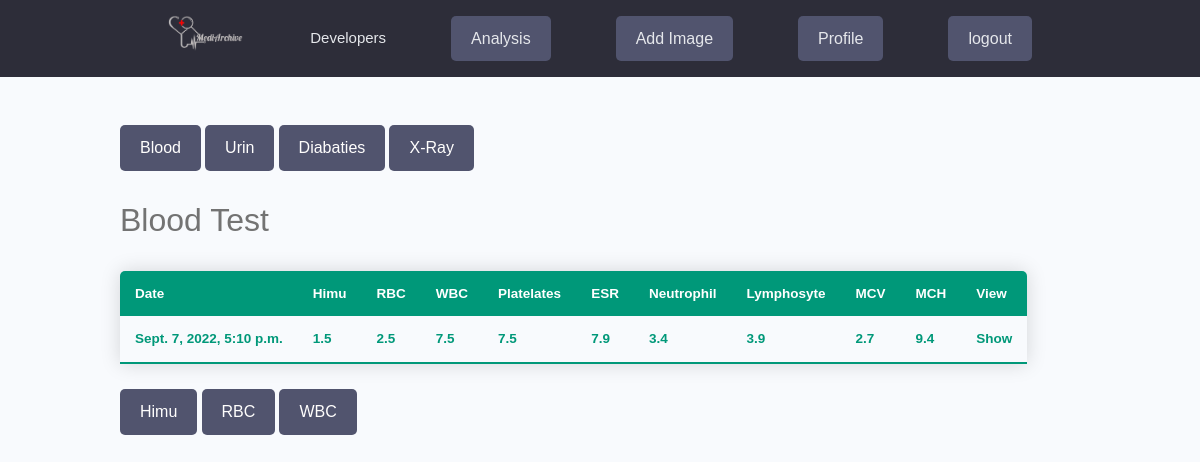
/bloodAnalysis/ (signed in), run on the app's committed database.
### medical_report/models.py (models this page shows, shortened)
class Blood_report(models.Model):
    blood_owner = models.ForeignKey(Profile,null=True,blank=True,on_delete=models.CASCADE)
    Hemoglobin = models.FloatField(null=True, blank=True)
    RBC = models.FloatField(null=True, blank=True)
    WBC = models.FloatField(null=True, blank=True)
    Platelets = models.FloatField(null=True, blank=True)
    ESR = models.FloatField(null=True, blank=True)
    Neutrophil = models.FloatField(null=True, blank=True)
    Lymphocyte = models.FloatField(null=True, blank=True)
    MCV = models.FloatField(null=True, blank=True)
    MCH = models.FloatField(null=True, blank=True)
    created = models.DateTimeField(auto_now_add=True, blank=False)
    id = models.UUIDField(default=uuid.uuid4,unique=True,primary_key=True,editable=False)

### medical_report/views.py (the view)
# urls.py: path('bloodAnalysis/',bloodAnalysis,name='bloodAnalysis'),
@login_required(login_url='login')
def bloodAnalysis(request):
    blood_reports = Blood_report.objects.all()
    context = {
        'blood_reports': blood_reports,
    }
    return render(request, "medical_report/blood_analysis.html",context)

### medical_report/templates/medical_report/blood_analysis.html
{% extends 'main.html' %}
{% load static %}
{% block content  %}
<div class="container">
    <br><br>
        <a href="{% url 'bloodAnalysis' %}" class="btn btn--sub">Blood</a>
        <a href="{% url 'urinAnalysis' %}" class="btn btn--sub">Urin</a>
        <a href="" class="btn btn--sub">Diabaties</a>
        <a href="" class="btn btn--sub">X-Ray</a>
    <br><br>
    <div class=" ">
        <h3>Blood Test</h3>
        <table class="content-table">
            <thead>
            <tr>
                <th>Date</th>
                <th>Himu</th>
                <th>RBC</th>
                <th>WBC</th>
                <th>Platelates</th>
                <th>ESR</th>
                <th>Neutrophil</th>
                <th>Lymphosyte</th>
                <th>MCV</th>
                <th>MCH</th>
                <td>View</td>
            </tr>
            </thead>
            <tbody >
            {% for blood_report in blood_reports %}
            <tr class="active-row">
                <td>{{  blood_report.created }}</td>
                <td>{{  blood_report.Hemoglobin }}</td>
                <td>{{  blood_report.RBC }}</td>
                <td>{{  blood_report.WBC }}</td>
                <td>{{  blood_report.Platelets }}</td>
                <td>{{  blood_report.ESR }}</td>
                <td>{{  blood_report.Neutrophil }}</td>
                <td>{{  blood_report.Lymphocyte }}</td>
                <td>{{  blood_report.MCV }}</td>
                <td>{{  blood_report.MCH }}</td>
                <td>Show</td>
            </tr>
            {% endfor %}
            </tbody>
        </table>
        <a href="" class="btn btn--sub">Himu</a>
        <a href="" class="btn btn--sub">RBC</a>
        <a href="" class="btn btn--sub">WBC</a>
    </div>
</div>
{% endblock  %}

### static/styles/app.css (style rules this page uses)
:root { --color-sub: #2d2d39; }
.btn--sub { background-color: var(--color-sub-light); }

### static/styles/a.css (style rules this page uses)
* { font-family: sans-serif; }
.content-table { border-collapse: collapse; margin: 25px 0; font-size: 0.9em; min-width: 400px; border-radius: 5px 5px 0 0; overflow: hidden; box-shadow: 0 0 20px rgba(0, 0, 0, 0.15); }
.content-table thead tr { background-color: #009879; color: #ffffff; text-align: left; font-weight: bold; }
.content-table th, .content-table td { padding: 12px 15px; }
.content-table tbody tr { border-bottom: 1px solid #dddddd; }
.content-table tbody tr:last-of-type { border-bottom: 2px solid #009879; }
.content-table tbody tr.active-row { font-weight: bold; color: #009879; }

### static/uikit/styles/modules/_variables.css (style rules this page uses)
:root { --color-main: #5aa5b9; --color-main-light: #e6faff; --color-sub: #3f4156; --color-sub-light: #51546e; --color-sub-lighter: #ededfd; --color-text: #737373; --color-gray: #8b8b8b; --color-light: #e5e7eb; --color-light-gray: #767676; --color-bg: #f8fafd; --color-white: #fffefd; --color-white-light: #f3f3f3; --color-success: #359e64; --color-success-bg: #def8e8; --color-error: #fc4b0b; --color-error-bg: #fff2ee; --font-base: 'Poppins', arial, helvetica, 'Segoe UI', roboto, ubuntu, sans-serif; --font-monospace: 'Fira Code', 'Courier New', courier, monospace; --font-regular: 300; --font-medium: 500; --font-bold: 700; --generic-shadow: 1px 1px 5px #00000010; --generic-transition: all 0.3s ease-in-out; }

### static/uikit/styles/modules/_base.css (style rules this page uses)
* { margin: 0; padding: 0; box-sizing: border-box; text-rendering: optimizeLegibility; color: inherit; font-size: inherit; }
html { font-size: 50%; }
@media only screen and (min-width: 480px) { html { font-size: 56.25%; } }
@media only screen and (min-width: 1200px) { html { font-size: 62.5%; } }
body { line-height: 1.6; font-weight: 400; font-size: 1.5rem; color: var(--color-text); background-color: var(--color-bg); min-height: 100vh; }

### static/uikit/styles/modules/_typography.css (style rules this page uses)
* { font-family: var(--font-base); }
h3 { font-size: 3.2rem; font-weight: var(--font-medium); }
a { padding-bottom: 2px; text-decoration: none; display: inline-block; color: var(--color-main); font-weight: var(--font-medium); }

### static/uikit/styles/modules/_utilities.css (style rules this page uses)
.container { width: 92%; max-width: 165rem; margin: 0 auto; box-sizing: border-box; }
@media screen and (min-width: 1000px) { .container { width: 90%; } }
@media screen and (min-width: 1200px) { .container { width: 80%; } }

### static/uikit/styles/modules/_button.css (style rules this page uses)
.btn { display: inline-block; position: relative; cursor: pointer; background-color: var(--color-light); font-weight: var(--font-medium); color: var(--color-sub); text-decoration: none; padding: 1rem 2rem; border-radius: 0.5rem; border: none; width: -webkit-fit-content; width: -moz-fit-content; width: fit-content; height: -webkit-fit-content; height: -moz-fit-content; height: fit-content; font-size: 1.6rem; outline-width: 0; outline-color: transparent; -webkit-backface-visibility: hidden; backface-visibility: hidden; transition: all 0.3s ease-in-out; }
.btn--sub { background-color: var(--color-sub); color: var(--color-white); }

### data on the page
Blood_report: created "Sept. 7, 2022, 5:10 p.m.", Hemoglobin "1.5", RBC "2.5", WBC "7.5", Platelets "7.5", ESR "7.9", Neutrophil "3.4", Lymphocyte "3.9", MCV "2.7", MCH "9.4"
